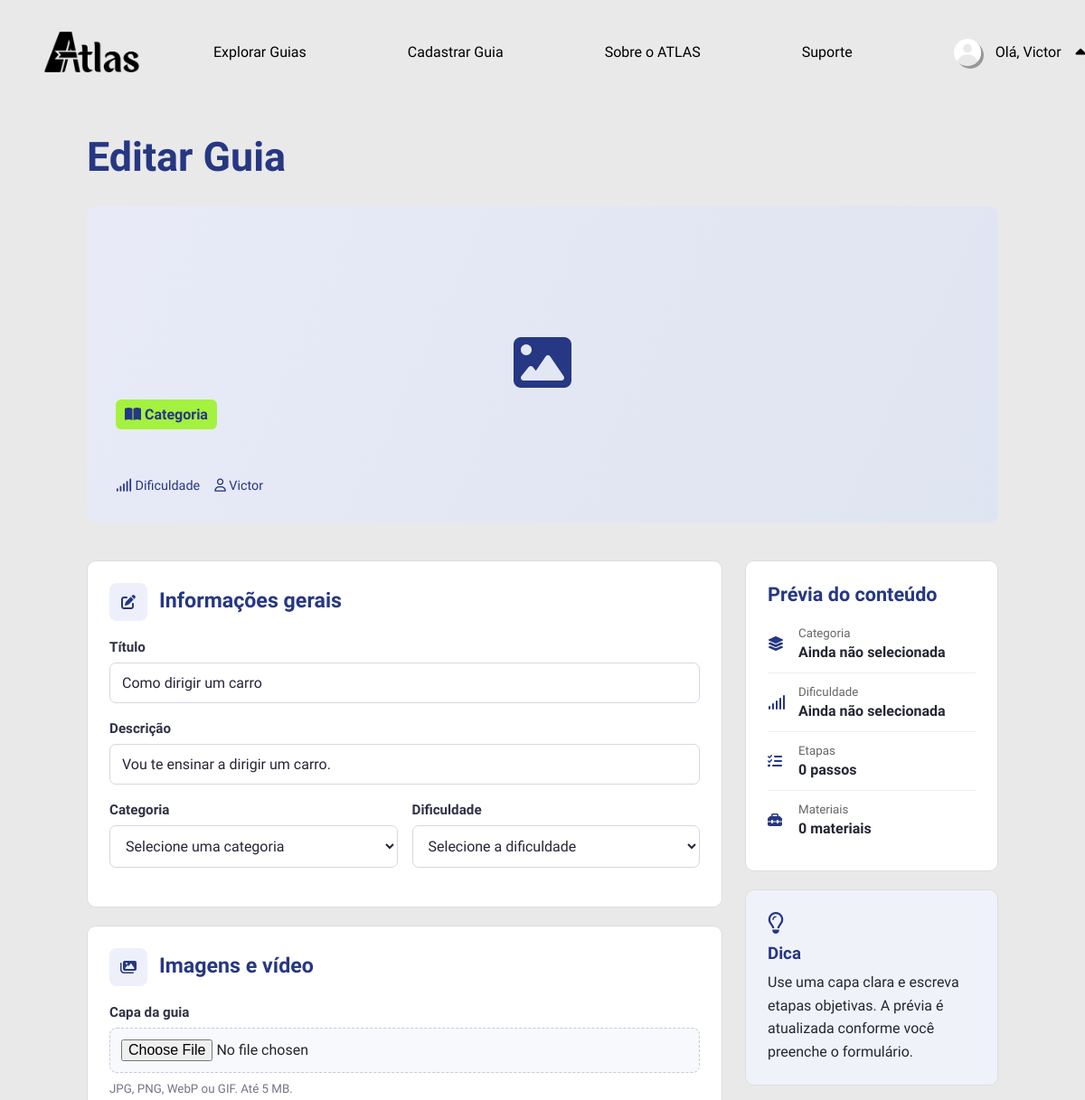
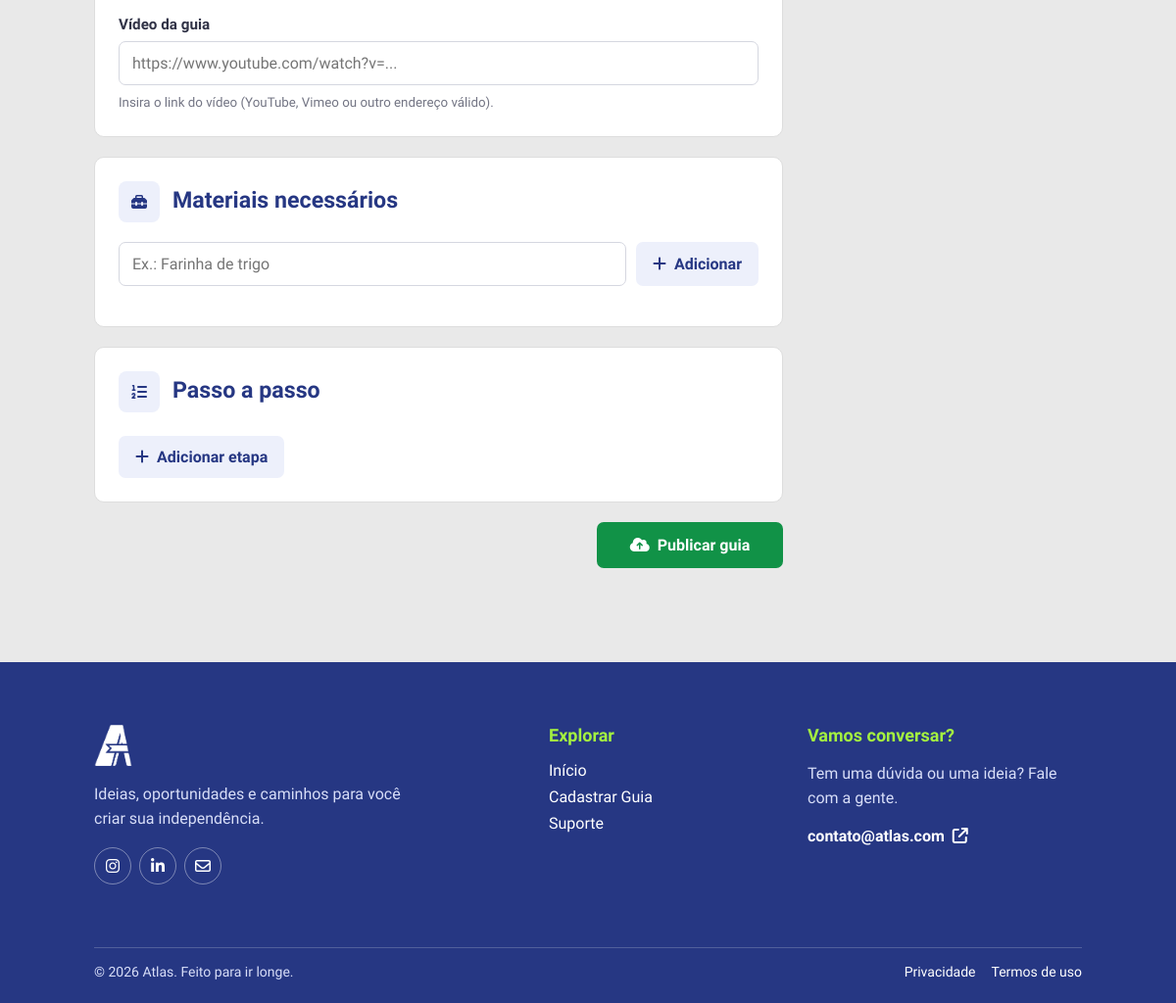
Screenshot of /editar_guia.php?id=17 (signed in) with the database file from the repository (2 pictures, top to bottom).
### tables this page shows
CREATE TABLE `guia` (
  `id_guia` int(11) NOT NULL,
  `id_usuario` int(11) NOT NULL,
  `titulo` varchar(200) NOT NULL,
  `descricao` text NOT NULL,
  `categoria` enum('Automóveis','Casa','Compras','Cuidados','Culinária','Educação','Finanças','Jardinagem','Limpeza','Manutenção','Moda','Saúde','Trabalho','Transporte','Tecnologia') NOT NULL,
  `dificuldade` enum('Fácil','Médio','Difícil') NOT NULL,
  `capa` mediumblob NOT NULL,
  `video` text NOT NULL,
  `data_criacao` date NOT NULL DEFAULT current_timestamp(),
  `data_atualizacao` datetime DEFAULT NULL
);

### editar_guia.php (the view, shortened to what this page needs)
<?php
require_once __DIR__ . "/conexao.php";
$id_guia = $_GET['id'];
$sql = "SELECT id_guia, titulo, descricao, categoria, dificuldade, capa FROM guia WHERE id_guia = '$id_guia'";
$resultado = $conn->query($sql);
$guia = $resultado->fetch_assoc();
function h($valor): string
{
    return htmlspecialchars((string)$valor, ENT_QUOTES, 'UTF-8');
}
?>
<!DOCTYPE html>
<html lang="pt-br">
<head>
    <link rel="stylesheet" href="https://cdnjs.cloudflare.com/ajax/libs/font-awesome/6.4.0/css/all.min.css">
    <link rel="stylesheet" href="css/editar_guia.css">
</head>
<body>
    <header>
        <a class="logo" href="index.php" aria-label="Página inicial">
            <img src="imgs_website/logotipoatlas.png" alt="ATLAS">
        </a>
        <nav class="nav-options" aria-label="Navegação principal">
            <a class="item" href="guias.php">
                <p>Explorar Guias</p>
            </a>
            <?php if (isset($_SESSION['id'])): ?>
                <a class="item" href="cadastro_guias.php">
                    <p>Cadastrar Guia</p>
                </a>
            <?php endif; ?>
            <a class="item" href="index.php#aspectos">
                <p>Sobre o ATLAS</p>
            </a>
            <a class="item" href="suporte.php">
                <p>Suporte</p>
            </a>
        </nav>
        <nav class="nav-btns" aria-label="Conta">
            <?php if (isset($_SESSION['id'])): ?>
                <div class="perfil" id="perfil">
                    <p>
                        <img class="foto" src="imgs_perfil/<?= !empty($_SESSION['foto']) ? h($_SESSION['foto']) : 'foto_padrao.png' ?>">
                        Olá, <?= h($_SESSION['nome']) ?>
                    </p>
                    <i class="fa-solid fa-caret-up" id="seta"></i>
                </div>
            <?php else: ?>
                <a class="entrar" href="login.php">Entrar</a>
            <?php endif; ?>
        </nav>
    </header>
    <main class="pagina-cadastro">
        <section class="cabecalho-pagina">
            <h1>Editar Guia</h1>
        </section>
        <section class="guia-capa preview-capa sem-capa" id="preview-capa">
            <div class="guia-capa-sombra"></div>
            <div class="guia-capa-conteudo">
                <span class="guia-categoria"><i class="fa-solid fa-book-open"></i> <span id="preview-categoria">Categoria</span></span>
                <div class="guia-capa-meta">
                    <span><i class="fa-solid fa-signal"></i> <span id="preview-dificuldade">Dificuldade</span></span>
                    <span><i class="fa-regular fa-user"></i> <?= htmlspecialchars($_SESSION['nome'] ?? 'Comunidade ATLAS', ENT_QUOTES, 'UTF-8') ?></span>
                </div>
            </div>
            <div class="capa-placeholder" id="capa-placeholder"><i class="fa-solid fa-image"></i></div>
        </section>
        <form class="formulario-tarefa" id="formulario-tarefa" method="POST" enctype="multipart/form-data">
            <div class="guia-layout cadastro-layout">
                <div class="guia-conteudo formulario-coluna">
                    <section class="bloco-guia cartao-formulario">
                        <div class="cabecalho-bloco">
                            <span class="icone-bloco"><i class="fa-solid fa-pen-to-square"></i></span>
                            <div>
                                <h2>Informações gerais</h2>
                            </div>
                        </div>
                        <div class="campo">
                            <label for="titulo">Título</label>
                            <input type="text" value="<?= $guia['titulo'] ?>" id="titulo" name="titulo" maxlength="200" placeholder="Ex.: Como fazer um bolo de chocolate" required>
                        </div>
                        <div class="campo">
                            <label for="descricao">Descrição</label>
                            <input type="text" id="descricao" value="<?= $guia['descricao'] ?>" name="descricao" maxlength="255" rows="4" placeholder="Conte rapidamente o que essa guia ensina" required></textarea>
                        </div>
                        <div class="linha-campos">
                            <div class="campo">
                                <label for="categoria">Categoria</label>
                                <select id="categoria" name="categoria" required>
                                    <option value="" disabled selected>Selecione uma categoria</option>
                                </select>
                            </div>
                            <div class="campo">
                                <label for="dificuldade">Dificuldade</label>
                                <select id="dificuldade" name="dificuldade" required>
                                    <option value="" disabled selected>Selecione a dificuldade</option>
                                </select>
                            </div>
                        </div>
                    </section>
                    <section class="bloco-guia cartao-formulario">
                        <div class="cabecalho-bloco">
                            <span class="icone-bloco"><i class="fa-solid fa-images"></i></span>
                            <div>
                                <h2>Imagens e vídeo</h2>
                            </div>
                        </div>
                        <div class="campo">
                            <label for="capa">Capa da guia</label>
                            <input type="file" class="campo-midia" name="capa" id="capa" accept="image/jpeg,image/png,image/webp,image/gif" required>
                            <small>JPG, PNG, WebP ou GIF. Até 5 MB.</small>
                        </div>
                        <div class="campo">
                            <label for="video">Vídeo da guia</label>
                            <input type="url" class="campo-midia" name="video" id="video" maxlength="500" placeholder="https://www.youtube.com/watch?v=..." autocomplete="url" required>
                            <small>Insira o link do vídeo (YouTube, Vimeo ou outro endereço válido).</small>
                        </div>
                    </section>
                    <section class="bloco-guia cartao-formulario">
                        <div class="cabecalho-bloco">
                            <span class="icone-bloco"><i class="fa-solid fa-toolbox"></i></span>
                            <div>
                                <h2>Materiais necessários</h2>
                            </div>
                        </div>
                        <div class="entrada-materiais">
                            <input type="text" id="input-material" placeholder="Ex.: Farinha de trigo" aria-label="Nome do material">
                            <button type="button" id="botao-add-material" class="botao-secundario"><i class="fa-solid fa-plus"></i> Adicionar</button>
                        </div>
                    </section>
                    <section class="bloco-guia cartao-formulario">
                        <div class="cabecalho-bloco">
                            <span class="icone-bloco"><i class="fa-solid fa-list-ol"></i></span>
                            <div>
                                <h2>Passo a passo</h2>
                            </div>
                        </div>
                        <button type="button" id="botao-add-etapa" class="botao-secundario"><i class="fa-solid fa-plus"></i> Adicionar etapa</button>
                    </section>
                    <div class="acoes-formulario">
                        <button type="submit" class="botao-primario" name="publicar"><i class="fa-solid fa-cloud-arrow-up"></i> Publicar guia</button>
                    </div>
                </div>
                <aside class="guia-lateral">
                    <section class="cartao-resumo">
                        <h2>Prévia do conteúdo</h2>
                        <div><i class="fa-solid fa-layer-group"></i>
                            <p><small>Categoria</small><strong id="resumo-categoria">Ainda não selecionada</strong></p>
                        </div>
                        <div><i class="fa-solid fa-signal"></i>
                            <p><small>Dificuldade</small><strong id="resumo-dificuldade">Ainda não selecionada</strong></p>
                        </div>
                        <div><i class="fa-solid fa-list-check"></i>
                            <p><small>Etapas</small><strong id="resumo-etapas">0 passos</strong></p>
                        </div>
                        <div><i class="fa-solid fa-toolbox"></i>
                            <p><small>Materiais</small><strong id="resumo-materiais">0 materiais</strong></p>
                        </div>
                    </section>
                    <section class="cartao-dica">
                        <i class="fa-regular fa-lightbulb"></i>
                        <h3>Dica</h3>
                        <p>Use uma capa clara e escreva etapas objetivas. A prévia é atualizada conforme você preenche o formulário.</p>
                    </section>
                </aside>
            </div>
        </form>
    </main>
    <footer>
        <div class="footer-content">
            <div class="footer-brand">
                <a class="footer-logo" href="index.php" aria-label="Voltar para o início"><img src="imgs_website/logoatlas.png" alt="ATLAS"></a>
                <p>Ideias, oportunidades e caminhos para você criar sua independência.</p>
                <div class="footer-socials" aria-label="Redes sociais">
                    <a href="#" aria-label="Instagram"><i class="fa-brands fa-instagram"></i></a>
                    <a href="#" aria-label="LinkedIn"><i class="fa-brands fa-linkedin-in"></i></a>
                    <a href="mailto:contato@atlas.com" aria-label="Enviar e-mail"><i class="fa-regular fa-envelope"></i></a>
                </div>
            </div>
            <div class="footer-section">
                <h3>Explorar</h3>
                <a href="index.php">Início</a>
                <a href="cadastro_guias.php">Cadastrar Guia</a>
                <a href="suporte.php">Suporte
                </a>
            </div>
            <div class="footer-section footer-contact">
                <h3>Vamos conversar?</h3>
                <p>Tem uma dúvida ou uma ideia? Fale com a gente.</p><a href="mailto:contato@atlas.com">contato@atlas.com <i class="fa-solid fa-arrow-up-right-from-square"></i></a>
            </div>
        </div>
        <div class="footer-bottom">
            <p>&copy; <?= date('Y') ?> Atlas. Feito para ir longe.</p>
            <div><a href="#">Privacidade</a><a href="#">Termos de uso</a></div>
        </div>
    </footer>
</body>
</html>

### css/editar_guia.css (style rules this page uses)
* { box-sizing: border-box; }
body { color: #242633; }
.cabecalho-pagina { margin: 32px var(--space-7, 5%) 28px; }
.cabecalho-pagina h1 { margin: 0 0 10px; color: var(--color-primary); font-size: clamp(2rem, 4vw, 2.8rem); }
.guia-capa { position: relative; display: flex; align-items: end; min-height: 350px; overflow: hidden; margin: 0 var(--space-7, 5%); padding: 32px; border-radius: var(--radius-md, 12px); background: #dfe4f1; }
.guia-capa-imagem, .guia-capa-sombra { position: absolute; inset: 0; width: 100%; height: 100%; }
.guia-capa-sombra { background: linear-gradient(90deg, rgba(13, 18, 42, .86), rgba(10, 15, 35, .18)); pointer-events: none; }
.guia-capa-conteudo { position: relative; z-index: 1; display: flex; flex-direction: column; gap: 8px; max-width: 780px; color: #fff; }
.guia-categoria { display: inline-block; width: max-content; max-width: 100%; padding: 7px 10px; border-radius: 6px; background: var(--color-accent); color: var(--color-primary); font-weight: 600; }
.guia-capa-meta { display: flex; flex-wrap: wrap; gap: 16px; margin-top: 10px; font-size: .9rem; }
.capa-placeholder { position: absolute; top: 50%; left: 50%; color: var(--color-primary); font-size: 4rem; transform: translate(-50%, -50%); }
.preview-capa.sem-capa .guia-capa-sombra { background: linear-gradient(115deg, #e8ebf7, #dfe4f1); }
.preview-capa.sem-capa .guia-capa-conteudo { color: var(--color-primary); }
.preview-capa.sem-capa .guia-categoria { background: var(--color-accent); }
.guia-layout { display: grid; grid-template-columns: minmax(0, 1fr) 280px; gap: 25px; margin: 42px var(--space-7, 5%) 0; align-items: start; }
.guia-conteudo { min-width: 0; }
.bloco-guia, .cartao-resumo, .cartao-dica { margin: 0 0 20px; padding: 24px; border: 1px solid #ddd; border-radius: 10px; background: #fff; width: 100%; }
.cabecalho-bloco { display: flex; align-items: center; gap: 13px; margin-bottom: 20px; }
.cabecalho-bloco h2 { margin: 0 0 4px; color: var(--color-primary); font-size: 1.45rem; }
.icone-bloco { display: grid; place-items: center; flex: 0 0 42px; width: 42px; height: 42px; border-radius: 8px; background: #edf0fb; color: var(--color-primary); }
.campo { display: flex; flex-direction: column; gap: 8px; margin-bottom: 19px; min-width: 0; }
.campo:last-child { margin-bottom: 0; }
.campo label { color: #303246; font-weight: 600; font-size: .95rem; }
.campo input:not([type=file]), .campo textarea, .campo select, .entrada-materiais input { width: 100%; min-width: 0; padding: 12px 13px; border: 1px solid #d5d7e0; border-radius: 7px; background: #fff; color: #252638; font: inherit; outline: none; }
.campo input[type=file] { width: 100%; padding: 12px; border: 1px dashed #c5c9d7; border-radius: 8px; background: #f8f9fc; font: inherit; }
.campo small { color: #737584; line-height: 1.45; }
.linha-campos { display: grid; grid-template-columns: repeat(2, minmax(0, 1fr)); gap: 16px; }
.entrada-materiais { display: flex; gap: 10px; }
.botao-secundario, .botao-primario { display: inline-flex; align-items: center; justify-content: center; gap: 8px; padding: 12px 17px; border: 0; border-radius: 7px; font: inherit; font-weight: 600; cursor: pointer; transition: background .2s, transform .2s; }
.botao-secundario { flex-shrink: 0; background: #edf0fb; color: var(--color-primary); }
.botao-primario { min-width: 190px; padding: 14px 22px; background: var(--color-success-dark); color: #fff; }
#botao-add-etapa { margin-top: 4px; }
.acoes-formulario { display: flex; justify-content: flex-end; margin-top: 10px; }
.guia-lateral { position: sticky; top: 20px; }
.cartao-resumo h2 { margin: 0 0 10px; color: var(--color-primary); font-size: 1.35rem; }
.cartao-resumo>div { display: flex; align-items: center; gap: 12px; padding: 13px 0; border-bottom: 1px solid #eee; }
.cartao-resumo>div:last-child { border-bottom: 0; }
.cartao-resumo>div>i { width: 22px; color: var(--color-primary); }
.cartao-resumo p { display: grid; gap: 4px; margin: 0; min-width: 0; }
.cartao-resumo small { color: #666; }
.cartao-resumo strong { overflow-wrap: anywhere; }
.cartao-dica { background: #f0f2fa; }
.cartao-dica>i { color: var(--color-primary); font-size: 1.5rem; }
.cartao-dica h3 { margin: 10px 0 8px; color: var(--color-primary); }
.cartao-dica p { margin: 0; line-height: 1.6; }

### rows the page displays
guia: titulo "Como dirigir um carro", descricao "Vou te ensinar a dirigir um carro."

### other values shown
$_SESSION['nome'] "Victor"
